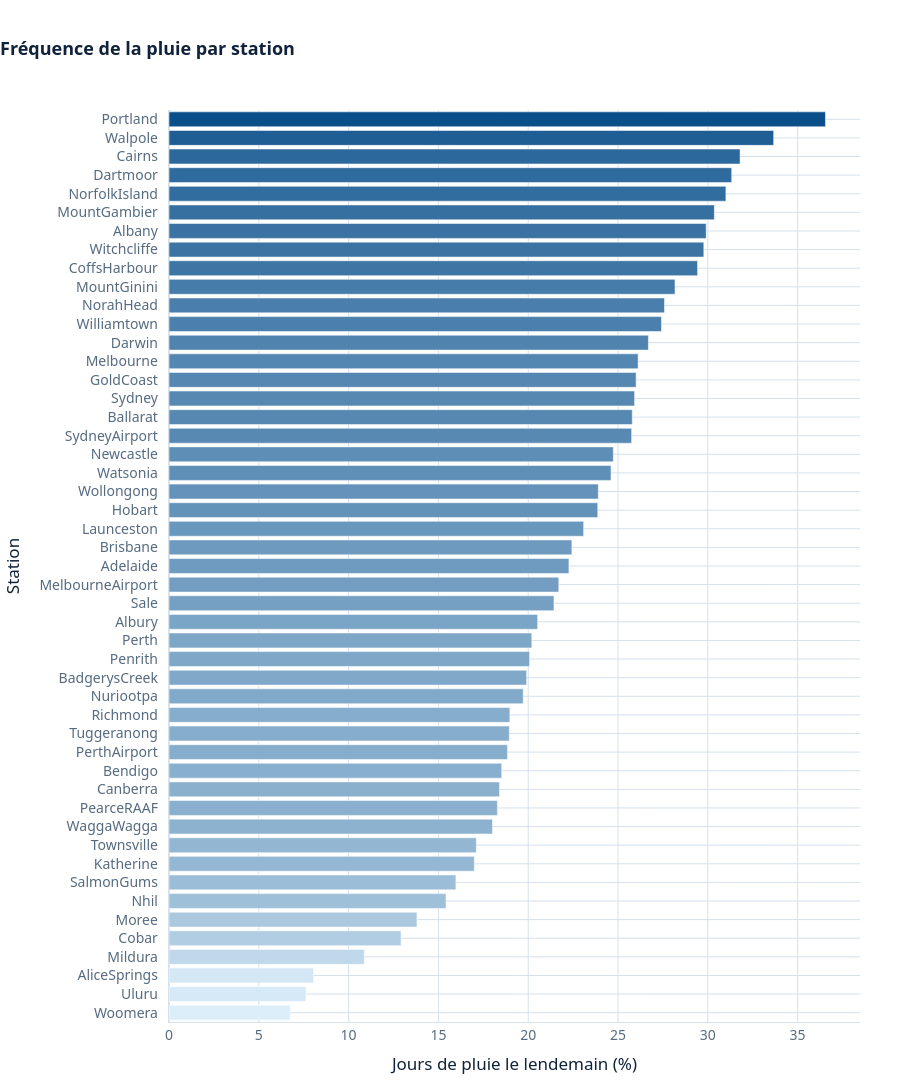

Notebook source saved alongside this figure:
### Code cell
# CELL 39: Exploration : fréquence de la pluie par station

fig = graphique_pluie_par_station(app['exploration_pluie_par_station.csv'])
fig.write_image(dossier_figures + 'graphique_pluie_par_station.png', width=1200)
fig.show()

### Figure 1 — Plotly figure (JSON) as saved in the notebook; plotly's stock layout.template omitted (floating-point values rounded to 4 significant figures)
{"data": [{"customdata": [2990, 1521, 3031, 3007, 2988, 2854, 1569, 2955, 1559, 3033, 2976, 2762, 3418, 3034, 3009, 2998, 2951, 3002, 2928, 2964, 3193, 3011, 3000, 3009, 3090, 3161, 3028, 3188, 2983, 2999, 2955, 3005, 3028, 3337, 2980, 2435, 3192, 2553, 2929, 2907, 2953, 2952, 3016, 3030, 2964, 2943, 2988, 2819, 2996], "hovertemplate": "%{y}<br>Pluie le lendemain : %{x:,.1f} % des jours<br>%{customdata:,d} jours avec la cible connue<extra></extra>", "marker": {"cmax": 36.55, "cmin": 6.756, "color": [6.756, 7.627, 8.05, 10.87, 12.92, 13.81, 15.42, 15.97, 17.0, 17.11, 18.01, 18.28, 18.4, 18.52, 18.84, 18.95, 18.98, 19.72, 19.91, 20.07, 20.2, 20.52, 21.43, 21.7, 22.27, 22.43, 23.08, 23.87, 23.9, 24.61, 24.74, 25.76, 25.79, 25.92, 26.01, 26.12, 26.69, 27.42, 27.59, 28.17, 29.43, 29.78, 29.91, 30.36, 31.01, 31.33, 31.79, 33.66, 36.55], "colorscale": [[0, "#DCEEFA"], [1, "#0B4F8A"]]}, "orientation": "h", "type": "bar", "x": [6.756, 7.627, 8.05, 10.87, 12.92, 13.81, 15.42, 15.97, 17.0, 17.11, 18.01, 18.28, 18.4, 18.52, 18.84, 18.95, 18.98, 19.72, 19.91, 20.07, 20.2, 20.52, 21.43, 21.7, 22.27, 22.43, 23.08, 23.87, 23.9, 24.61, 24.74, 25.76, 25.79, 25.92, 26.01, 26.12, 26.69, 27.42, 27.59, 28.17, 29.43, 29.78, 29.91, 30.36, 31.01, 31.33, 31.79, 33.66, 36.55], "y": ["Woomera", "Uluru", "AliceSprings", "Mildura", "Cobar", "Moree", "Nhil", "SalmonGums", "Katherine", "Townsville", "WaggaWagga", "PearceRAAF", "Canberra", "Bendigo", "PerthAirport", "Tuggeranong", "Richmond", "Nuriootpa", "BadgerysCreek", "Penrith", "Perth", "Albury", "Sale", "MelbourneAirport", "Adelaide", "Brisbane", "Launceston", "Hobart", "Wollongong", "Watsonia", "Newcastle", "SydneyAirport", "Ballarat", "Sydney", "GoldCoast", "Melbourne", "Darwin", "Williamtown", "NorahHead", "MountGinini", "CoffsHarbour", "Witchcliffe", "Albany", "MountGambier", "NorfolkIsland", "Dartmoor", "Cairns", "Walpole", "Portland"]}], "layout": {"font": {"color": "#10233A", "family": "Geist, system-ui, -apple-system, \"Segoe UI\", sans-serif", "size": 14}, "height": 1100, "hoverlabel": {"bgcolor": "#FFFFFF", "font": {"color": "#10233A", "family": "Geist, system-ui, -apple-system, \"Segoe UI\", sans-serif"}}, "legend": {"font": {"color": "#566B80"}, "orientation": "h", "x": 0, "y": 1.02, "yanchor": "bottom"}, "margin": {"b": 70, "l": 80, "r": 40, "t": 110}, "paper_bgcolor": "rgba(0,0,0,0)", "plot_bgcolor": "#FFFFFF", "separators": ", ", "title": {"font": {"color": "#10233A", "family": "\"Plus Jakarta Sans\", system-ui, -apple-system, \"Segoe UI\", sans-serif", "size": 18, "weight": 600}, "text": "Fréquence de la pluie par station", "x": 0, "xanchor": "left"}, "xaxis": {"dtick": 5, "gridcolor": "#D6E1EC", "linecolor": "#D6E1EC", "tickfont": {"color": "#566B80"}, "tickformat": ",.0f", "title": {"font": {"color": "#10233A"}, "text": "Jours de pluie le lendemain (%)"}, "zerolinecolor": "#D6E1EC"}, "yaxis": {"gridcolor": "#D6E1EC", "linecolor": "#D6E1EC", "tickfont": {"color": "#566B80"}, "ticksuffix": "  ", "title": {"font": {"color": "#10233A"}, "text": "Station"}, "zerolinecolor": "#D6E1EC"}}}
